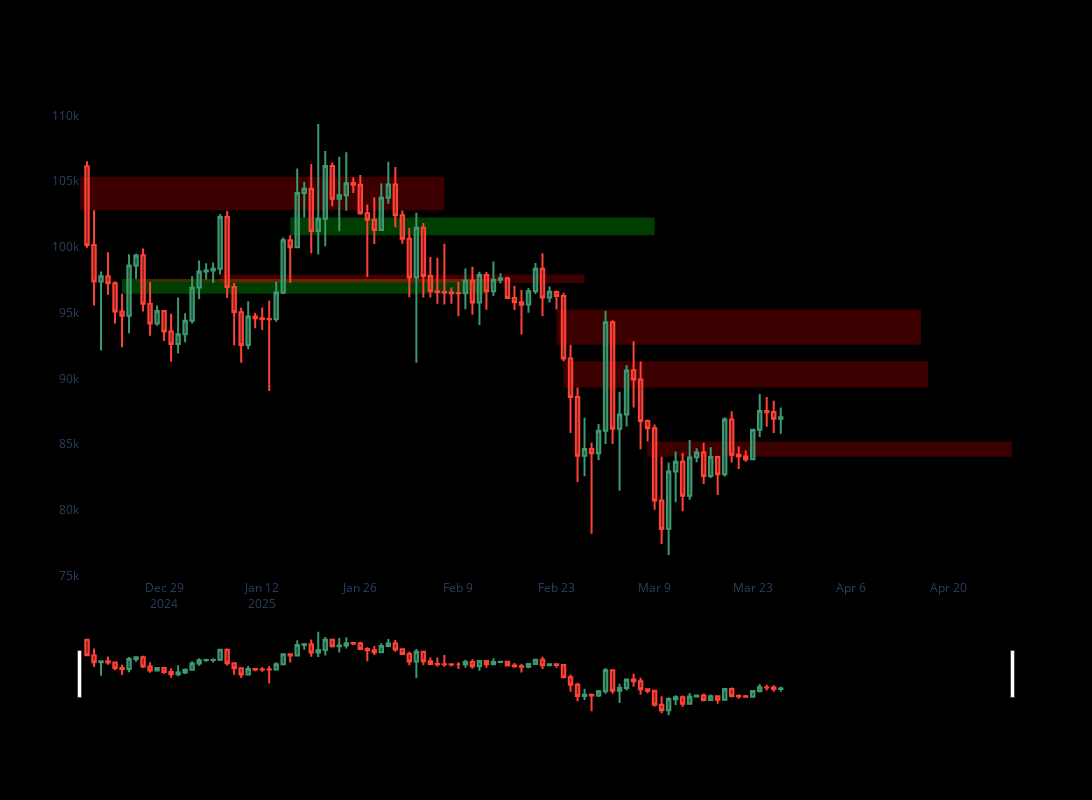

The notebook cell this image was saved under:
### Markdown cell above
# Visualise FVG

### Code cell
import plotly.graph_objects as go
from datetime import datetime

dfpl = btc[-100:]
# Create the figure
fig = go.Figure()

# Add candlestick chart
fig.add_trace(go.Candlestick(
    x=dfpl.index,
    open=dfpl["Open"],
    high=dfpl["High"],
    low=dfpl["Low"],
    close=dfpl["Close"],
    name="Candles"
))

# Add FVG zones
for _, row in dfpl.iterrows():
    if isinstance(row["FVG"], tuple):
        fvg_type, start, end, index = row["FVG"]
        color = "rgba(0,255,0,0.3)" if fvg_type == "bullish" else "rgba(255,0,0,0.3)"
        current_date = row.name
        time_delta = (dfpl.index[1] - dfpl.index[0]) * 2
        forward_delta = (dfpl.index[1] - dfpl.index[0]) * 50
        fig.add_shape(
            type="rect",
            x0=current_date - time_delta,
            x1=current_date + forward_delta,
            y0=start,
            y1=end,
            fillcolor=color,
            opacity=0.8,
            layer="below",
            line=dict(width=0),
        )

# Show the chart
fig.update_layout(width=1200, height=800,
                  xaxis=dict(showgrid=False),
                  yaxis=dict(showgrid=False),
                  plot_bgcolor='black',
                  paper_bgcolor='black')
fig.show()
